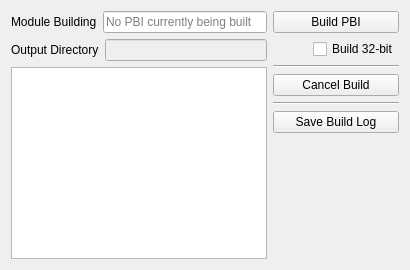
      <widget class="QWidget" name="tab_buildPBI">
       <attribute name="icon">
        <iconset resource="EasyPBI.qrc">
         <normaloff>:/png/icons/config.png</normaloff>:/png/icons/config.png</iconset>
       </attribute>
       <attribute name="title">
        <string>Build PBI</string>
       </attribute>
       <layout class="QHBoxLayout" name="horizontalLayout">
        <item>
         <layout class="QVBoxLayout" name="verticalLayout_4">
          <item>
           <layout class="QHBoxLayout" name="horizontalLayout_3">
            <item>
             <widget class="QLabel" name="label_build_module">
              <property name="text">
               <string>Module Building</string>
              </property>
             </widget>
            </item>
            <item>
             <widget class="QLineEdit" name="line_build_module">
              <property name="statusTip">
               <string>Shows the module that is currently being used to build a PBI</string>
              </property>
              <property name="readOnly">
               <bool>true</bool>
              </property>
              <property name="placeholderText">
               <string>No PBI currently being built</string>
              </property>
             </widget>
            </item>
           </layout>
          </item>
          <item>
           <layout class="QHBoxLayout" name="horizontalLayout_12">
            <item>
             <widget class="QLabel" name="label_build_outputdir">
              <property name="text">
               <string>Output Directory</string>
              </property>
             </widget>
            </item>
            <item>
             <widget class="QLineEdit" name="line_build_outputdir">
              <property name="enabled">
               <bool>false</bool>
              </property>
              <property name="statusTip">
               <string>Location for the finished PBI to be located</string>
              </property>
              <property name="readOnly">
               <bool>true</bool>
              </property>
             </widget>
            </item>
           </layout>
          </item>
          <item>
           <widget class="QTextBrowser" name="text_build_log">
            <property name="statusTip">
             <string>Displays any output from a PBI build process</string>
            </property>
           </widget>
          </item>
         </layout>
        </item>
        <item>
         <layout class="QVBoxLayout" name="verticalLayout_3">
          <item>
           <widget class="QPushButton" name="push_build_start">
            <property name="statusTip">
             <string>Start building a PBI from the current module (requires administrator privileges)</string>
            </property>
            <property name="text">
             <string>Build PBI</string>
            </property>
            <property name="icon">
             <iconset resource="EasyPBI.qrc">
              <normaloff>:/png/icons/config.png</normaloff>:/png/icons/config.png</iconset>
            </property>
           </widget>
          </item>
          <item>
           <layout class="QHBoxLayout" name="horizontalLayout_6">
            <item>
             <spacer name="horizontalSpacer">
              <property name="orientation">
               <enum>Qt::Horizontal</enum>
              </property>
              <property name="sizeType">
               <enum>QSizePolicy::Minimum</enum>
              </property>
              <property name="sizeHint" stdset="0">
               <size>
                <width>40</width>
                <height>20</height>
               </size>
              </property>
             </spacer>
            </item>
            <item>
             <widget class="QCheckBox" name="check_build_32">
              <property name="statusTip">
               <string>OPTIONAL: Build a 32-bit PBI instead of the regular 64-bit</string>
              </property>
              <property name="layoutDirection">
               <enum>Qt::LeftToRight</enum>
              </property>
              <property name="text">
               <string>Build 32-bit</string>
              </property>
             </widget>
            </item>
           </layout>
          </item>
          <item>
           <widget class="Line" name="line_2">
            <property name="orientation">
             <enum>Qt::Horizontal</enum>
            </property>
           </widget>
          </item>
          <item>
           <widget class="QPushButton" name="push_build_stop">
            <property name="statusTip">
             <string>Cancel the currently running build process</string>
            </property>
            <property name="text">
             <string>Cancel Build</string>
            </property>
           </widget>
          </item>
          <item>
           <widget class="Line" name="line_3">
            <property name="orientation">
             <enum>Qt::Horizontal</enum>
            </property>
           </widget>
          </item>
          <item>
           <widget class="QPushButton" name="push_build_save">
            <property name="statusTip">
             <string>Save the current build log to disk (very useful when requesting help with a failed build)</string>
            </property>
            <property name="text">
             <string>Save Build Log</string>
            </property>
            <property name="icon">
             <iconset>
              <normaloff>:/png/icons/save.png</normaloff>:/png/icons/save.png</iconset>
            </property>
           </widget>
          </item>
          <item>
           <spacer name="verticalSpacer">
            <property name="orientation">
             <enum>Qt::Vertical</enum>
            </property>
            <property name="sizeHint" stdset="0">
             <size>
              <width>20</width>
              <height>40</height>
             </size>
            </property>
           </spacer>
          </item>
         </layout>
        </item>
       </layout>
      </widget>
